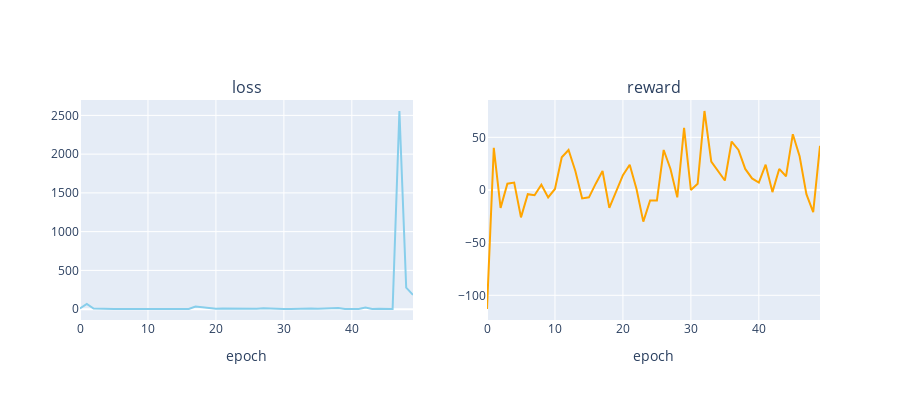

Notebook source saved alongside this figure:
### Code cell
plot_loss_reward(total_losses, total_rewards)

### Figure 1 — Plotly figure (JSON) as saved in the notebook; plotly's stock layout.template omitted (floating-point values rounded to 4 significant figures)
{"data": [{"line": {"color": "skyblue"}, "mode": "lines", "type": "scatter", "xaxis": "x", "y": [9.154, 68.01, 7.323, 3.583, 5.134, 3.014, 2.884, 3.622, 3.483, 2.168, 2.508, 3.852, 2.858, 3.151, 5.424, 2.861, 2.062, 34.55, 26.37, 10.13, 5.997, 7.668, 5.049, 3.155, 4.98, 2.386, 4.221, 12.42, 6.607, 3.307, 3.184, 1.769, 5.4, 3.78, 8.267, 4.636, 5.841, 5.245, 15.84, 2.742, 1.728, 2.096, 21.92, 2.389, 4.231, 4.719, 2.61, 2556.0, 278.0, 183.8], "yaxis": "y"}, {"line": {"color": "orange"}, "mode": "lines", "type": "scatter", "xaxis": "x2", "y": [-113, 40, -17, 6, 7, -26, -4, -5, 5, -7, 1, 31, 38, 18, -8, -7, 6, 18, -17, -1, 14, 24, 1, -30, -10, -10, 38, 20, -7, 59, 0, 6, 75, 27, 18, 9, 46, 38, 20, 11, 7, 24, -2, 20, 13, 53, 32, -4, -21, 42], "yaxis": "y2"}], "layout": {"annotations": [{"font": {"size": 16}, "showarrow": false, "text": "loss", "x": 0.225, "xanchor": "center", "xref": "paper", "y": 1, "yanchor": "bottom", "yref": "paper"}, {"font": {"size": 16}, "showarrow": false, "text": "reward", "x": 0.775, "xanchor": "center", "xref": "paper", "y": 1, "yanchor": "bottom", "yref": "paper"}], "height": 400, "showlegend": false, "width": 900, "xaxis": {"anchor": "y", "domain": [0, 0.45], "title": {"text": "epoch"}}, "xaxis2": {"anchor": "y2", "domain": [0.55, 1], "title": {"text": "epoch"}}, "yaxis": {"anchor": "x", "domain": [0, 1]}, "yaxis2": {"anchor": "x2", "domain": [0, 1]}}}
